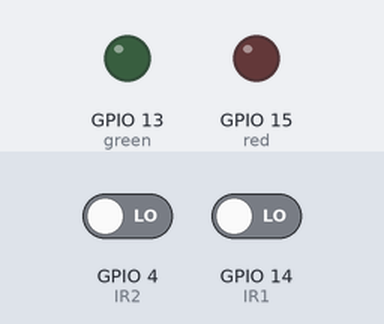
The sketch below on a simulated ESP32. Shown: output pins drawn as LEDs (lit = HIGH). Inputs (shaded band) come from the test bench; at power-on: GPIO 4 (IR2) LOW, GPIO 14 (IR1) LOW.

Above: at 2.8 s.
2.9 s: GPIO 4 (IR2) driven HIGH
At 3.7 s:
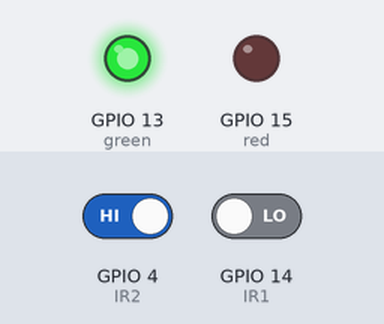
4.5 s: GPIO 14 (IR1) driven HIGH
At 6.2 s:
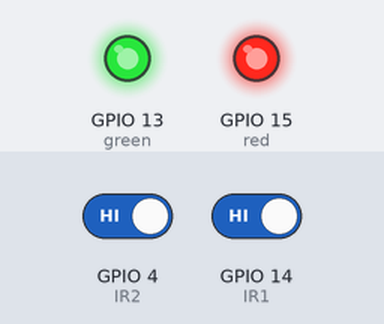
6.5 s: GPIO 4 (IR2) driven LOW
At 7.9 s:
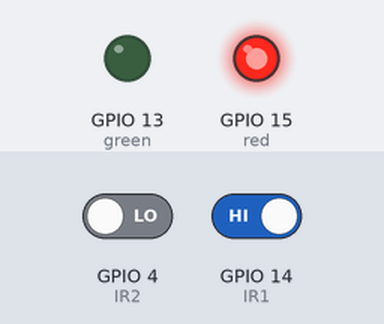
8.5 s: GPIO 14 (IR1) driven LOW
At 9.4 s:
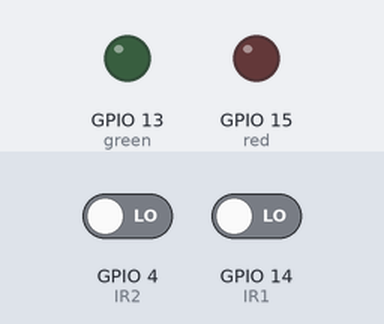
Timing chart, 0 to 11.5 s (numbered marks = the images above; inputs shaded):
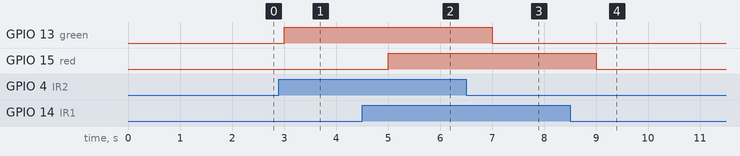

Measured:
- after the input at 2.9 s, GPIO 13 (green): LOW → HIGH after 0.10 s
- after the input at 4.5 s, GPIO 15 (red): LOW → HIGH after 0.50 s
- after the input at 6.5 s, GPIO 13 (green): HIGH → LOW after 0.50 s
- after the input at 8.5 s, GPIO 15 (red): HIGH → LOW after 0.50 s

The sketch:

IR_setup.ino
```cpp
int IR1 = 14;
int IR2 = 4;
int red = 15;
int green = 13;

// inverted lights...

void setup() {
  // put your setup code here, to run once:
  Serial.begin(115200);
  pinMode(IR1,INPUT);
  pinMode(IR2, INPUT);
  pinMode(red,OUTPUT);
  pinMode(green, OUTPUT);
}

void loop() {
  if(digitalRead(IR1) == HIGH)
  {
    digitalWrite(red, HIGH);
  }
  else
  {
    digitalWrite(red, LOW);
  }

  if(digitalRead(IR2) == HIGH)
  {
    digitalWrite(green, HIGH);
  }
  else
  {
    digitalWrite(green, LOW);
  }

  delay(1000);
}
```
